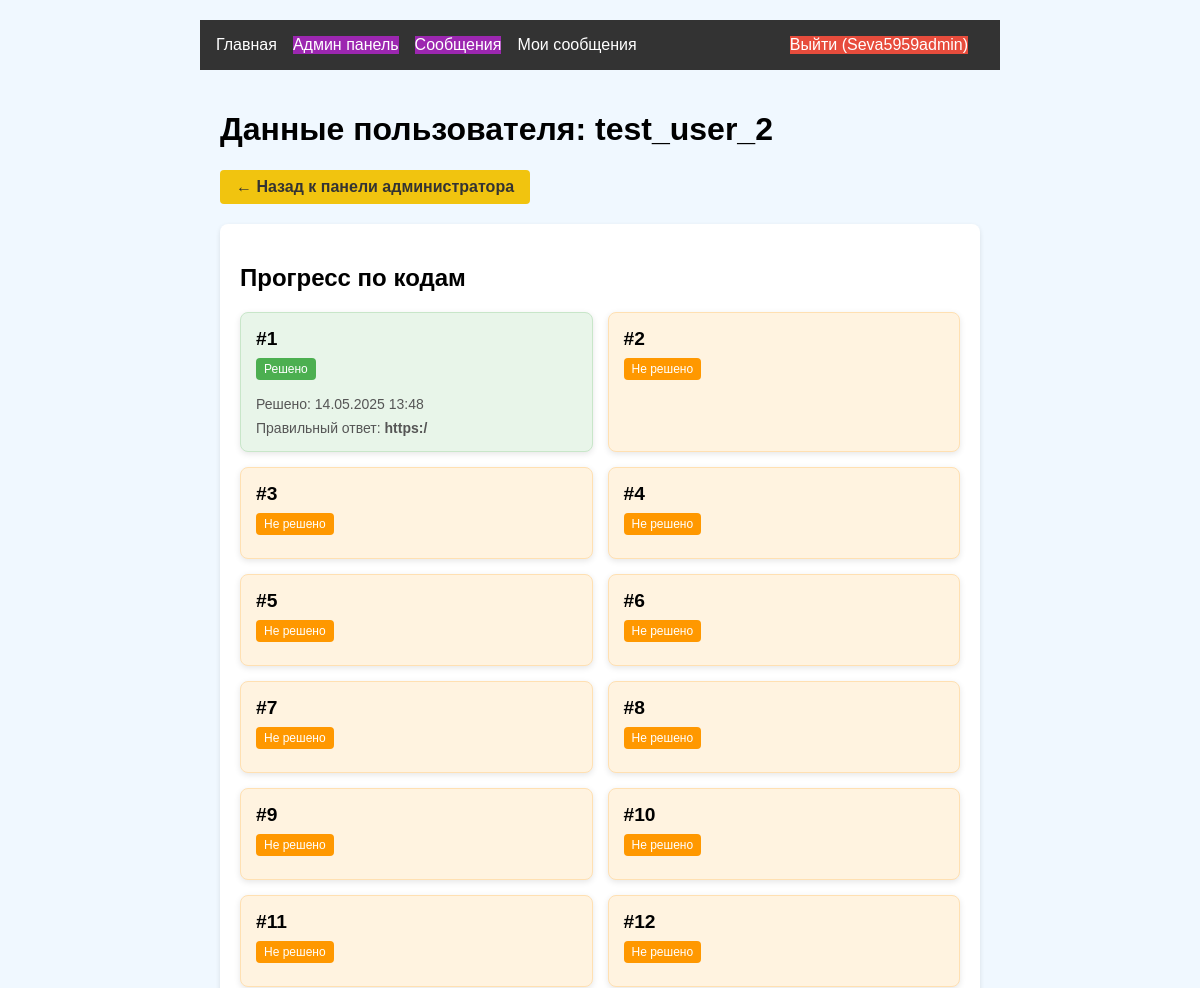
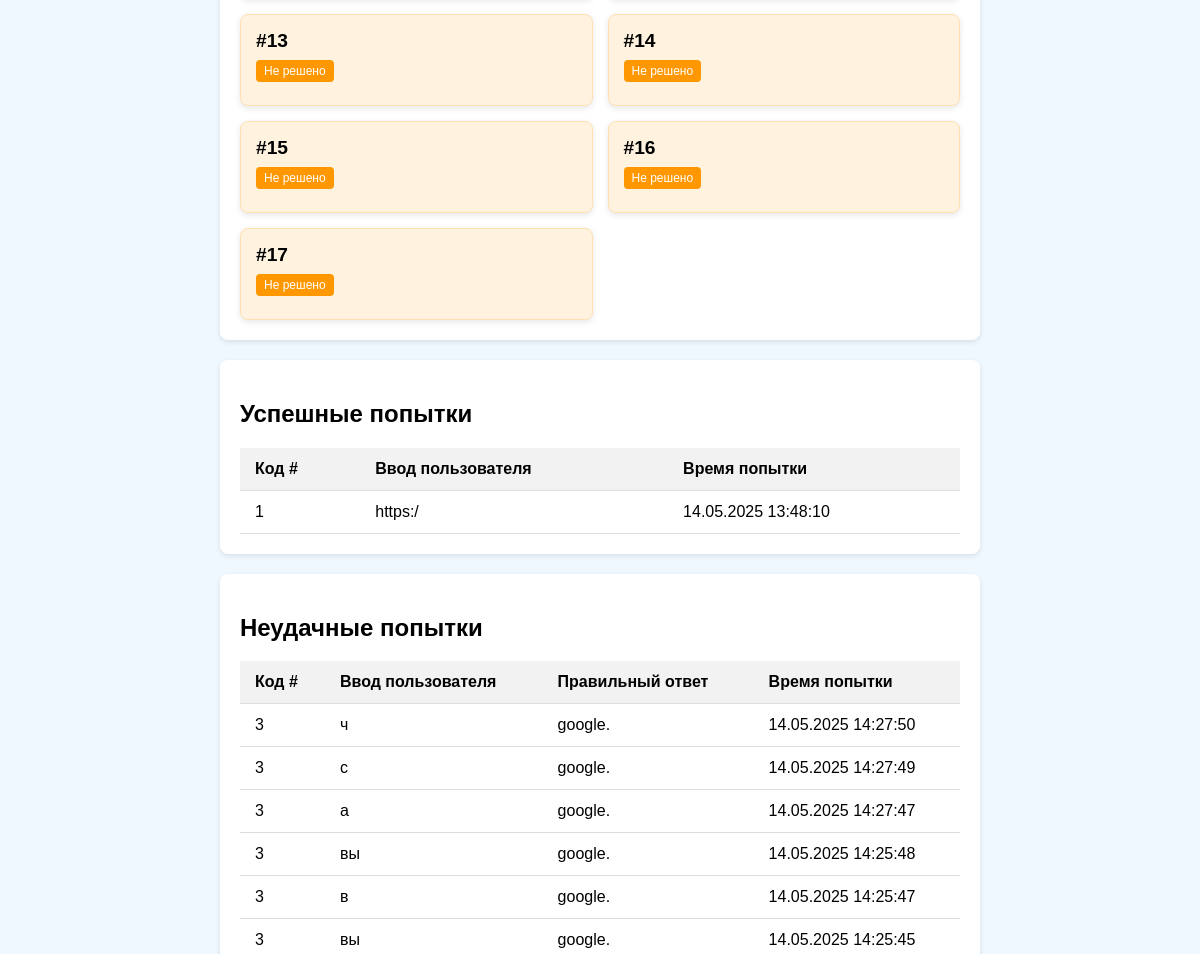
The page /admin/user/4 (signed in, upper part) on the database as committed earlier (2 pictures, top to bottom).
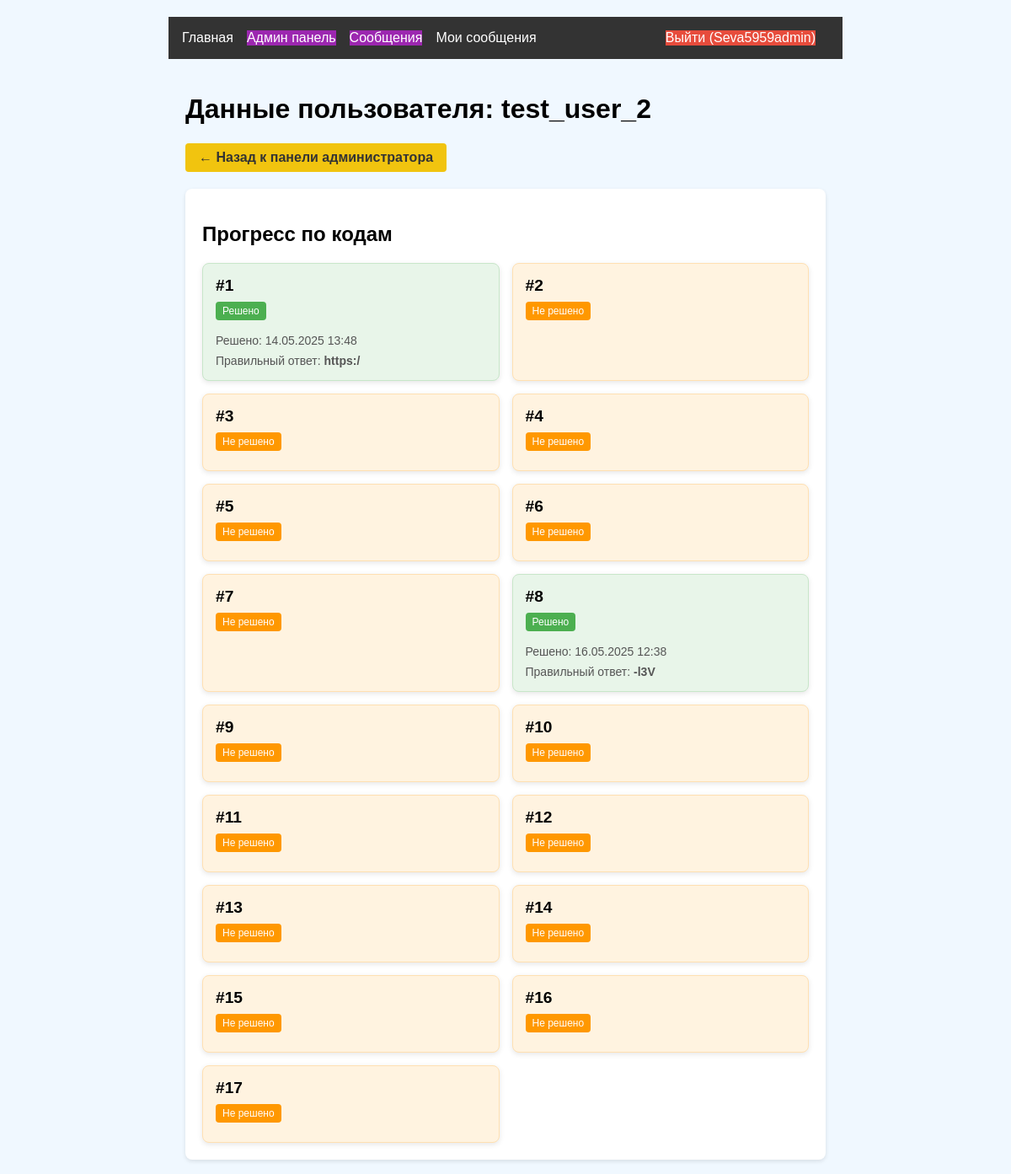
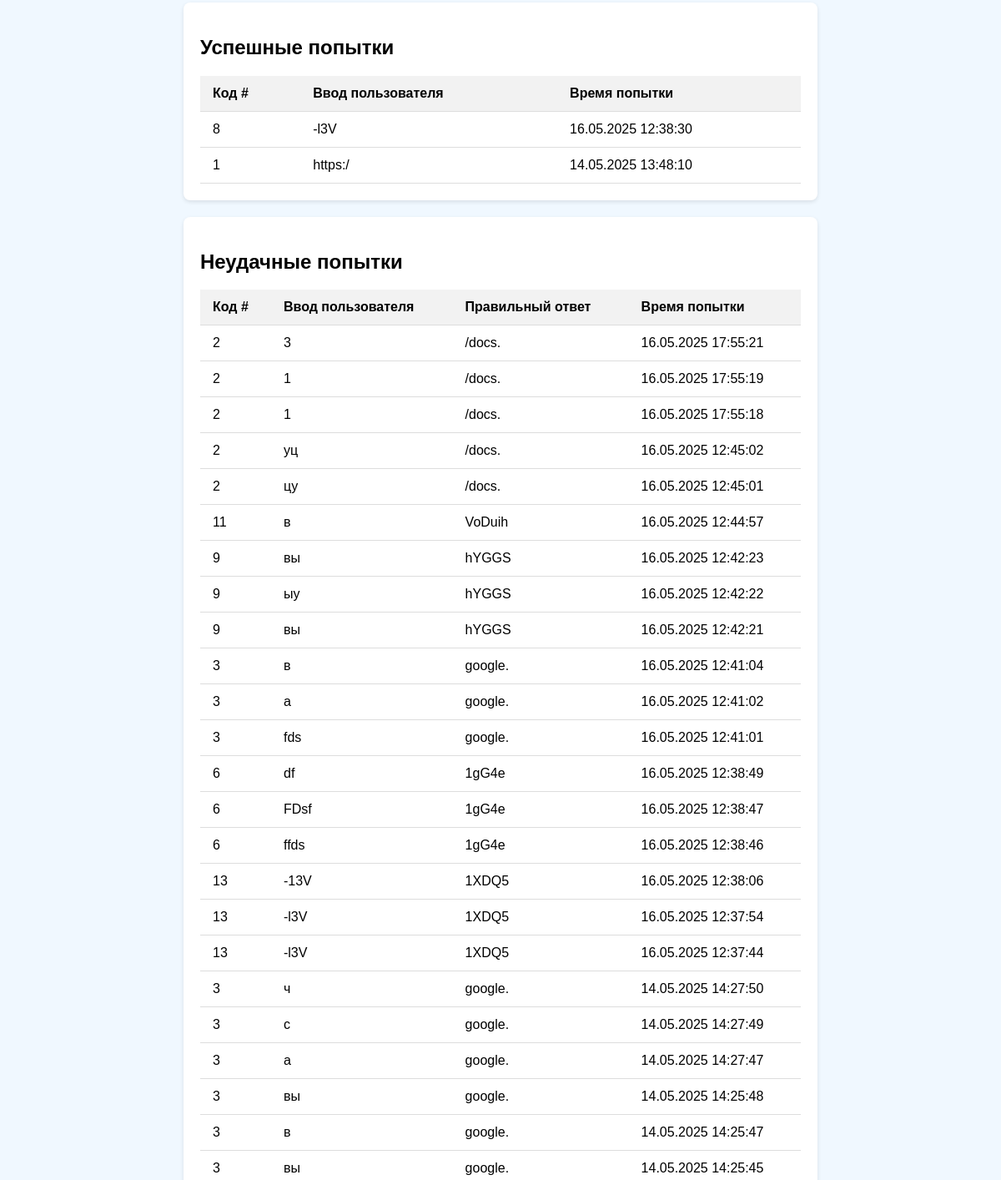
The same page on the database as committed later (2 pictures, top to bottom).
### models.py (models this page shows)
class CodeStatus(db.Model):
    id = db.Column(db.Integer, primary_key=True)
    number = db.Column(db.Integer, unique=True)
    solved = db.Column(db.Boolean, default=False)

class UserProgress(db.Model):
    id = db.Column(db.Integer, primary_key=True)
    user_id = db.Column(db.Integer, db.ForeignKey('user.id'))
    code_id = db.Column(db.Integer, db.ForeignKey('code_status.id'))
    solved = db.Column(db.Boolean, default=False)
    solved_at = db.Column(db.DateTime)

class CodeAttempt(db.Model):
    id = db.Column(db.Integer, primary_key=True)
    user_id = db.Column(db.Integer, db.ForeignKey('user.id'))
    code_id = db.Column(db.Integer, db.ForeignKey('code_status.id'))
    input_text = db.Column(db.String(200))  # Введённый пользователем текст
    is_correct = db.Column(db.Boolean, default=False)  # Верна ли попытка
    attempt_time = db.Column(db.DateTime)  # Время попытки
    user = db.relationship('User', backref=db.backref('attempts', lazy=True))
    code = db.relationship('CodeStatus', backref=db.backref('attempts', lazy=True))

### app.py (the view)
@app.route('/admin/user/<int:user_id>')
@login_required
def user_details(user_id):
    if not current_user.is_admin:
        abort(403)
    user = User.query.get_or_404(user_id)
    progress = UserProgress.query.filter_by(user_id=user_id).all()
    successful_attempts = CodeAttempt.query.filter_by(
        user_id=user_id,
        is_correct=True
    ).order_by(desc(CodeAttempt.attempt_time)).all()
    unsuccessful_attempts = CodeAttempt.query.filter_by(
        user_id=user_id,
        is_correct=False
    ).order_by(desc(CodeAttempt.attempt_time)).all()
    codes = CodeStatus.query.all()
    progress_dict = {p.code_id: p for p in progress}
    return render_template('admin/user_details.html',
                           user=user,
                           codes=codes,
                           progress_dict=progress_dict,
                           successful_attempts=successful_attempts,
                           unsuccessful_attempts=unsuccessful_attempts,
                           CORRECT_ANSWERS=CORRECT_ANSWERS)

### app.py (called while the page is built)
@login_manager.user_loader
def load_user(user_id):
    return User.query.get(int(user_id))

### templates/admin/user_details.html (shortened to what this page needs)
{% extends "base.html" %}
{% block content %}
<div class="container admin-dashboard">
    <h1>Данные пользователя: {{ user.username }}</h1>
    <a href="{{ url_for('admin_dashboard') }}" class="back-btn">← Назад к панели администратора</a>
    <div class="admin-section">
        <h2>Прогресс по кодам</h2>
        <div class="codes-grid">
            {% for code in codes %}
            {% set progress = progress_dict.get(code.id) %}
            <div class="code-progress-card {{ 'solved' if progress and progress.solved else 'unsolved' }}">
                <span class="code-number">#{{ code.number }}</span>
                {% if progress and progress.solved %}
                    <div class="status-badge solved">Решено</div>
                    <div class="solved-time">
                        Решено: {{ progress.solved_at.strftime('%d.%m.%Y %H:%M') if progress.solved_at else 'Нет данных' }}
                    </div>
                    <div class="correct-answer">
                        Правильный ответ: <strong>{{ CORRECT_ANSWERS[code.number] }}</strong>
                    </div>
                {% else %}
                    <div class="status-badge unsolved">Не решено</div>
                {% endif %}
            </div>
            {% endfor %}
        </div>
    </div>
    <div class="admin-section">
        <h2>Успешные попытки</h2>
        {% if successful_attempts %}
        <table class="admin-table">
            <thead>
                <tr>
                    <th>Код #</th>
                    <th>Ввод пользователя</th>
                    <th>Время попытки</th>
                </tr>
            </thead>
            <tbody>
                {% for attempt in successful_attempts %}
                <tr>
                    <td>{{ attempt.code.number }}</td>
                    <td>{{ attempt.input_text }}</td>
                    <td>{{ attempt.attempt_time.strftime('%d.%m.%Y %H:%M:%S') }}</td>
                </tr>
                {% endfor %}
            </tbody>
        </table>
        {% else %}
        <p class="no-data">Нет успешных попыток</p>
        {% endif %}
    </div>
    <div class="admin-section">
        <h2>Неудачные попытки</h2>
        {% if unsuccessful_attempts %}
        <table class="admin-table">
            <thead>
                <tr>
                    <th>Код #</th>
                    <th>Ввод пользователя</th>
                    <th>Правильный ответ</th>
                    <th>Время попытки</th>
                </tr>
            </thead>
            <tbody>
                {% for attempt in unsuccessful_attempts %}
                <tr>
                    <td>{{ attempt.code.number }}</td>
                    <td>{{ attempt.input_text }}</td>
                    <td>{{ CORRECT_ANSWERS[attempt.code.number] }}</td>
                    <td>{{ attempt.attempt_time.strftime('%d.%m.%Y %H:%M:%S') }}</td>
                </tr>
                {% endfor %}
            </tbody>
        </table>
        {% else %}
        <p class="no-data">Нет неудачных попыток</p>
        {% endif %}
    </div>
</div>
{% endblock %}

Rows that differ between the two databases and show on the page:
shown differently, row unchanged: CodeStatus (number 8 of 17 on the later page): number (not shown) → "-l3V"; text "Не решено" → "Решено Решено: Правильный ответ:"
now on this page (row edited): UserProgress: solved_at "16.05.2025 12:38"
changed UserProgress (number 2 of 2 on the later page): solved False → True (drawn)
added CodeAttempt: code.number "8", input_text "-l3V", attempt_time "16.05.2025 12:38:30", shown under "Успешные попытки"
added CodeAttempt: code.number "2", input_text "3", {{ CORRECT_ANSWERS[attempt.code.number] }} "/docs.", attempt_time "16.05.2025 17:55:21", shown under "Неудачные попытки"
added CodeAttempt: code.number "2", input_text "1", {{ CORRECT_ANSWERS[attempt.code.number] }} "/docs.", attempt_time "16.05.2025 17:55:19", shown under "Неудачные попытки"
added CodeAttempt: code.number "2", input_text "1", {{ CORRECT_ANSWERS[attempt.code.number] }} "/docs.", attempt_time "16.05.2025 17:55:18", shown under "Неудачные попытки"
added CodeAttempt: code.number "2", input_text "уц", {{ CORRECT_ANSWERS[attempt.code.number] }} "/docs.", attempt_time "16.05.2025 12:45:02", shown under "Неудачные попытки"
added CodeAttempt: code.number "2", input_text "цу", {{ CORRECT_ANSWERS[attempt.code.number] }} "/docs.", attempt_time "16.05.2025 12:45:01", shown under "Неудачные попытки"
added CodeAttempt: code.number "11", input_text "в", {{ CORRECT_ANSWERS[attempt.code.number] }} "VoDuih", attempt_time "16.05.2025 12:44:57", shown under "Неудачные попытки"
added CodeAttempt: code.number "9", input_text "вы", {{ CORRECT_ANSWERS[attempt.code.number] }} "hYGGS", attempt_time "16.05.2025 12:42:23", shown under "Неудачные попытки"
added CodeAttempt: code.number "9", input_text "ыу", {{ CORRECT_ANSWERS[attempt.code.number] }} "hYGGS", attempt_time "16.05.2025 12:42:22", shown under "Неудачные попытки"
added CodeAttempt: code.number "9", input_text "вы", {{ CORRECT_ANSWERS[attempt.code.number] }} "hYGGS", attempt_time "16.05.2025 12:42:21", shown under "Неудачные попытки"
added CodeAttempt: code.number "3", input_text "в", {{ CORRECT_ANSWERS[attempt.code.number] }} "google.", attempt_time "16.05.2025 12:41:04", shown under "Неудачные попытки"
added CodeAttempt: code.number "3", input_text "а", {{ CORRECT_ANSWERS[attempt.code.number] }} "google.", attempt_time "16.05.2025 12:41:02", shown under "Неудачные попытки"
added CodeAttempt: code.number "3", input_text "fds", {{ CORRECT_ANSWERS[attempt.code.number] }} "google.", attempt_time "16.05.2025 12:41:01", shown under "Неудачные попытки"
added CodeAttempt: code.number "6", input_text "df", {{ CORRECT_ANSWERS[attempt.code.number] }} "1gG4e", attempt_time "16.05.2025 12:38:49", shown under "Неудачные попытки"
added CodeAttempt: code.number "6", input_text "FDsf", {{ CORRECT_ANSWERS[attempt.code.number] }} "1gG4e", attempt_time "16.05.2025 12:38:47", shown under "Неудачные попытки"
added CodeAttempt: code.number "6", input_text "ffds", {{ CORRECT_ANSWERS[attempt.code.number] }} "1gG4e", attempt_time "16.05.2025 12:38:46", shown under "Неудачные попытки"
added CodeAttempt: code.number "13", input_text "-13V", {{ CORRECT_ANSWERS[attempt.code.number] }} "1XDQ5", attempt_time "16.05.2025 12:38:06", shown under "Неудачные попытки"
added CodeAttempt: code.number "13", input_text "-l3V", {{ CORRECT_ANSWERS[attempt.code.number] }} "1XDQ5", attempt_time "16.05.2025 12:37:54", shown under "Неудачные попытки"
added CodeAttempt: code.number "13", input_text "-l3V", {{ CORRECT_ANSWERS[attempt.code.number] }} "1XDQ5", attempt_time "16.05.2025 12:37:44", shown under "Неудачные попытки"
